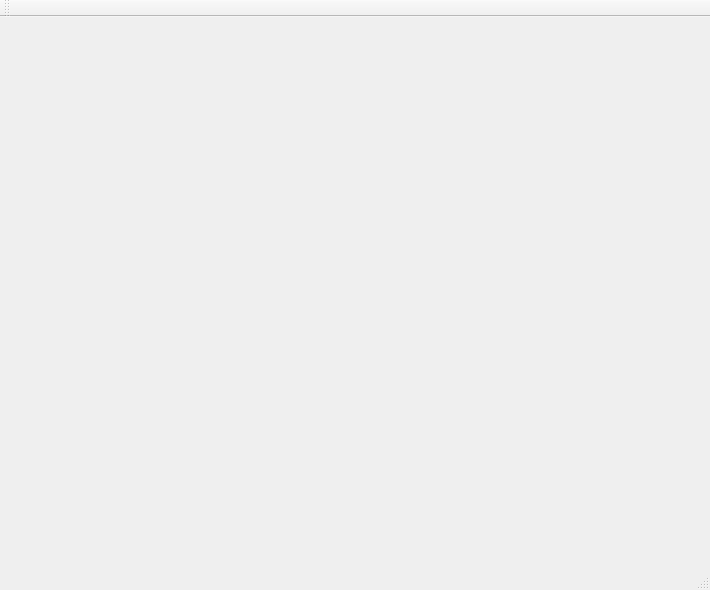
<?xml version="1.0" encoding="UTF-8"?>
<ui version="4.0">
 <class>MainWindow</class>
 <widget class="QMainWindow" name="MainWindow">
  <property name="geometry">
   <rect>
    <x>0</x>
    <y>0</y>
    <width>710</width>
    <height>590</height>
   </rect>
  </property>
  <property name="windowTitle">
   <string>MainWindow</string>
  </property>
  <widget class="QWidget" name="centralWidget">
   <widget class="QLabel" name="lb">
    <property name="geometry">
     <rect>
      <x>0</x>
      <y>0</y>
      <width>600</width>
      <height>480</height>
     </rect>
    </property>
    <property name="text">
     <string/>
    </property>
   </widget>
  </widget>
  <widget class="QMenuBar" name="menuBar">
   <property name="geometry">
    <rect>
     <x>0</x>
     <y>0</y>
     <width>710</width>
     <height>25</height>
    </rect>
   </property>
  </widget>
  <widget class="QToolBar" name="mainToolBar">
   <attribute name="toolBarArea">
    <enum>TopToolBarArea</enum>
   </attribute>
   <attribute name="toolBarBreak">
    <bool>false</bool>
   </attribute>
  </widget>
  <widget class="QStatusBar" name="statusBar"/>
 </widget>
 <layoutdefault spacing="6" margin="11"/>
 <resources/>
 <connections/>
</ui>
